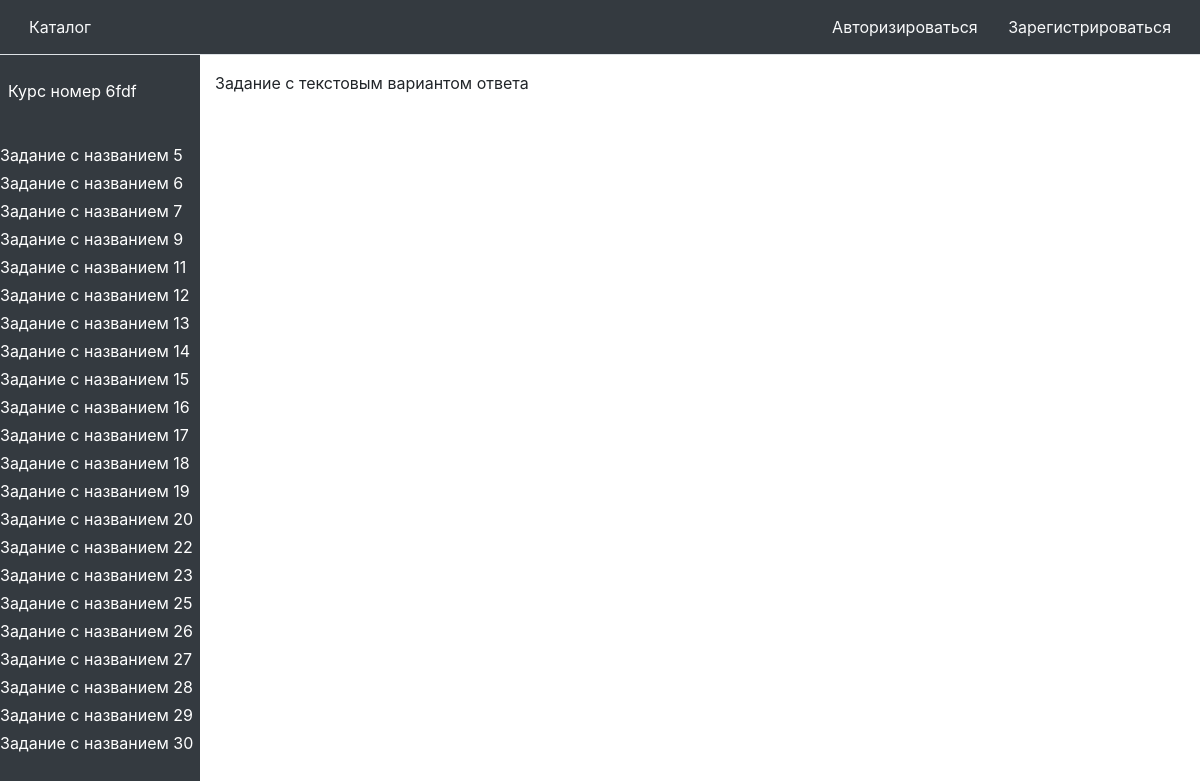
The app's page /edit_tasks_of_course/6 with its own data.
### models/course.py (models this page shows)
class Course(db.Model):
    id = db.Column(db.Integer, primary_key=True)
    name = db.Column(db.String(512))
    description = db.Column(db.String(4096))
    attempts = db.relationship('Attempt', backref='attempt_course', lazy=True)
    tasks = db.relationship('Task', backref='task_course', lazy=True)
    author_id = db.Column(db.Integer, db.ForeignKey('user.id'))

### models/task.py (models this page shows)
class Task(db.Model):
    id = db.Column(db.Integer, primary_key=True)
    name = db.Column(db.String(512))
    description = db.Column(db.String(4096))
    task_type = db.Column(db.Integer)
    course = db.Column(db.Integer, db.ForeignKey('course.id'))
    answers = db.relationship('Answer', backref='answer_task', lazy=True)

### controllers/course.py (the view)
@app.route('/edit_tasks_of_course/<id>', methods=["POST", "GET"])
def edit_answers_of_course(id=None, selected_task_id=None):
    course = request.form.get('course')
    user = request.form.get('user')
    tasks = get_task_list(id, 100, False)
    selected_task_id = request.values.get('selected_task_id')
    if request.values.get('submit-edit-task-description'):
        task_to_edit = get_task(request.values.get('selected_task_id'))
        task_to_edit.name = request.values.get('task_name')
        task_to_edit.description = request.values.get('task_description')
        db.session.commit()
    elif request.values.get('submit-delete-task'):
        task_do_delete = get_task(request.values.get('selected_task_id'))
        db.session.delete(task_do_delete)
        db.session.commit()
        selected_task = None
        return redirect(url_for('edit_answers_of_course', id=id))
    elif (request.values.get('selected_task_id')):
        selected_task = get_task(int(selected_task_id))
    else:
        selected_task = None
    return render_template('edit_course_tasks.html',  course=get_course(id), user=user, task_list=tasks, selected_task=selected_task)

### models/course.py (called while the page is built)
def get_course(id):
    return Course.query.filter_by(id=id).first()

### models/task.py (called while the page is built)
def get_task_list(course_id, count, use_random):
    if (use_random):
        return db.session.execute(db.select(Task).filter_by(course=course_id).order_by(func.random()).limit(count)).scalars()
    else:
        return db.session.execute(
            db.select(Task).filter_by(course=course_id).limit(count)).scalars()

### templates/edit_course_tasks.html (shortened to what this page needs)
{% from 'header.html' import header %}
<!DOCTYPE html>
<html lang="en">
{{ header("Каталог", current_user) }}
<body>
<div class="container-fluid">
    <div class="row flex-nowrap">
        <div class="col-md-2 col-xl-2 px-0 bg-dark d-flex flex-column align-items-center align-items-sm-start text-white"
             style="height: 94vh">
            <div class="w-100 pt-4 pb-4 p-2">
                <p>{{ course.name }}</p>
            </div>
                {% for task in task_list %}
                    <li class="nav nav-pills flex-column mb-sm-auto mb-0 w-100 align-items-center align-items-sm-start" id="menu">
                        <a class="text-white"
                               href="{{ url_for('edit_answers_of_course', id=course.id, selected_task_id=task.id) }}">{{ task.name }}</a>
                    </li>
                {% endfor %}
            <div class="w-100 pt-4 pb-4 p-2">
            </div>
        </div>
        <div class="col py-3">
            {% if selected_task.task_type == 1 %}
                <p>Задание с одним вариантом ответа</p>
            {% elif selected_task.task_type == 2 %}
                <p>Задание с несколькими вариантами ответа</p>
            {% else %}
                <p>Задание с текстовым вариантом ответа</p>
            {% endif %}
        </div>
    </div>
</div>
</body>
</html>

### static/styles.css (style rules this page uses)
a:link { text-decoration: none; }

### records on screen
Course: name "Курс номер 6fdf"
Task: name "Задание c названием 5"
Task: name "Задание c названием 6"
Task: name "Задание c названием 7"
Task: name "Задание c названием 9"
Task: name "Задание c названием 11"
Task: name "Задание c названием 12"
Task: name "Задание c названием 13"
Task: name "Задание c названием 14"
Task: name "Задание c названием 15"
Task: name "Задание c названием 16"
Task: name "Задание c названием 17"
Task: name "Задание c названием 18"
Task: name "Задание c названием 19"
Task: name "Задание c названием 20"
Task: name "Задание c названием 22"
Task: name "Задание c названием 23"
Task: name "Задание c названием 25"
Task: name "Задание c названием 26"
Task: name "Задание c названием 27"
Task: name "Задание c названием 28"
Task: name "Задание c названием 29"
Task: name "Задание c названием 30"
